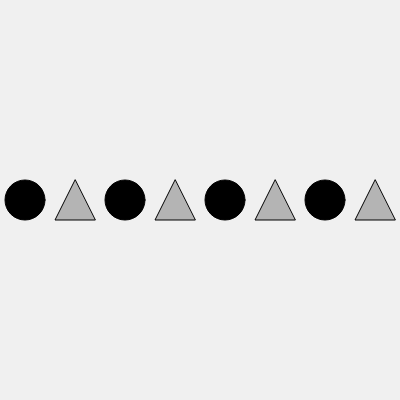
Frame 1 (no input)
Frame 60 (no input): identical to frame 1, image omitted
Frame 120 (the mouse pressed at the canvas centre since frame 60): identical to frame 1, image omitted

The p5.js sketch that drew this single still picture (run headless with seeded random() and noise() and a simulated clock; from frame 60 on, the mouse is pressed at the canvas centre):

// p5.js sketch
// ── sketch.js
function setup() {
  createCanvas(400, 400);
}

function draw() {
  background(240);

  // Horizontal row of shapes
  for (let i = 0; i < width; i += 50) {
    // Alternate colors using % (modulo)
    if (i % 100 == 0) {
      fill(0);   // black
    ellipse(i + 25, height/2, 40);
      
    } else {
      
      if (keyIsPressed && key === 'c') {
        fill(random(255), random(255), random(255));
        
      } else {
        fill(180);
      }

      triangle(
        i + 25, height/2 - 20,
        i + 5, height/2 + 20,
        i + 45, height/2 + 20
      );
    }
  }
}
